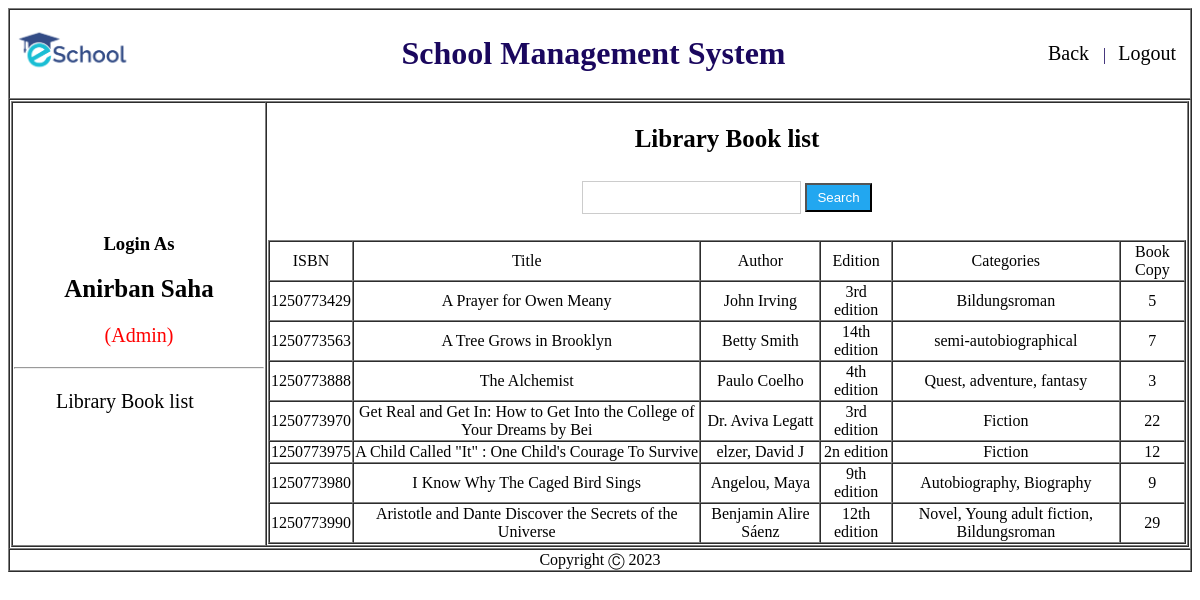
Screenshot of /Admin/view/libraryBook.php (signed in) with the database file from the repository.
### tables this page shows
CREATE TABLE `book_info` (
  `sl` int(11) NOT NULL,
  `isbn` varchar(30) NOT NULL,
  `title` varchar(70) NOT NULL,
  `author` varchar(70) NOT NULL,
  `edition` varchar(70) NOT NULL,
  `categories` varchar(100) NOT NULL,
  `bookfile` varchar(50) NOT NULL,
  `bookcopy` varchar(50) NOT NULL
);

### Admin/Model/bookModel.php (called while the page is built, shortened)
<?php
function allUserList(){
    $conn = getConnection();
    $sql = "select * from book_info";
    $result = mysqli_query($conn, $sql);
    $users =[];
		while($row = mysqli_fetch_assoc($result)){
			array_push($users, $row);
		}
		return $users;
}
 ?>

### Admin/View/libraryBook.php (the view, shortened to what this page needs)
<?php
	include('header.php');
	include_once('../model/bookModel.php');
	$UsersList = allUserList();
?>
<div id="sidebar" class="">
                <ul>
                  <li><a href="libraryBook.php">Library Book list</a></li>
                </ul>
							</div>
              </td>
              <td>
                <center><h2  >Library Book list</h2>
								<input type="text" name="name" id="name" onkeyup="ajax()" />
								<input type="button" name="" value="Search">
								</center>
								<br>
								<div id="myh1" class="">
									<?php
									echo "<table  border = 1 width='100%' cellspacing = 0  >
									<tr align = 'center'>
											<td>ISBN</td>
											<td>Title</td>
											<td>Author</td>
											<td>Edition</td>
											<td>Categories</td>
											<td>Book Copy</td>
									</tr>";
									for($i = 0; $i<count($UsersList); $i++){
											echo "<tr align = 'center'>
											<td>{$UsersList[$i]['isbn']}</td>
											<td>{$UsersList[$i]['title']}</td>
											<td>{$UsersList[$i]['author']}</td>
											<td>{$UsersList[$i]['edition']}</td>
											<td>{$UsersList[$i]['categories']}</td>
											<td>{$UsersList[$i]['bookcopy']}</td>
									</tr>";
									}
									echo "</table>";
									?>
								</div>
							</td>
            </tr>
          </table>
        </td>
      </tr>
<?php include('footer.php'); ?>

### Admin/View/header.php (shortened to what this page needs)
<!DOCTYPE html>
<html lang="en" dir="ltr">
  <head>
		<link rel="stylesheet" href="../Style/sidebar.css">
  </head>
  <body>
    <table border="1" cellspacing="0" width="100%" >
      <tr>
        <td>
          <table width="100%">
            <tr id="header">
              <td><a href="dashboard.php"><img height="50px" weight="50px" src="../Resources/logo.png" alt=""></a></td>
              <td align = "center"><h1>School Management System</h1></td>
              <td align = "right">
                <a href="dashboard.php">Back</a> |
                <a href="../Controller/logout.php"><span class="tab">Logout</a>
              </td>
            </tr>
          </table>
        </td>
      </tr>
      <tr>
        <td>
          <table width="100%" cellspacing="0" border="1">
            <tr id="navigation">
              <td width="250px">
                <center>
                  <h3>Login As</h3>
                  <h2>
										<a href="viewProfile.php"><?php echo $_COOKIE['name'];?></a>
									</h2>
                  <p>(Admin)</p>
                </center>
                <hr>

### Admin/View/footer.php
<tr>
  <td align="center" >Copyright Ⓒ 2023</td>
</tr>
</table>
</body>
</html>

### Admin/Style/sidebar.css (style rules this page uses)
#navigation h2 { font-size: 25px; text-align: center; }
#navigation h2 a { text-decoration: none; color: #000; }
#navigation p { color: red; font-size: 20px; }
#sidebar ul li { list-style-type: none; font-size: 20px; padding: 5px 2px; }
#sidebar ul li:last-child { border-bottom: 0; }
#sidebar ul li a { text-decoration: none; color: #000; }
#header { color: #1a075e; }
#header a { color: #000; text-decoration: none; font-size: 20px; margin-right: 10px; margin-left: inherit; }
.tab { padding-left: 8px; }
input[type=button] { background-color: #22A7F0; width: auto; color: white; padding: 5px 10px; cursor: pointer; }
input[type=text],input[type=email], input[type=password] { padding: 8px 20px; margin: 8px 0; display: inline-block; border: 1px solid #ccc; box-sizing: border-box; }

### rows the page displays
book_info: isbn "1250773429", title "A Prayer for Owen Meany", author "John Irving", edition "3rd edition", categories "Bildungsroman", bookcopy "5"
book_info: isbn "1250773563", title "A Tree Grows in Brooklyn", author "Betty Smith", edition "14th edition", categories "semi-autobiographical", bookcopy "7"
book_info: isbn "1250773888", title "The Alchemist", author "Paulo Coelho", edition "4th edition", categories "Quest, adventure, fantasy", bookcopy "3"
book_info: isbn "1250773970", title "Get Real and Get In: How to Get Into the College of Your Dreams by Bei", author "Dr. Aviva Legatt", edition "3rd edition", categories "Fiction", bookcopy "22"
book_info: isbn "1250773975", title "A Child Called \"It\" : One Child's Courage To Survive", author "elzer, David J", edition "2n edition", categories "Fiction", bookcopy "12"
book_info: isbn "1250773980", title "I Know Why The Caged Bird Sings", author "Angelou, Maya", edition "9th edition", categories "Autobiography, Biography", bookcopy "9"
book_info: isbn "1250773990", title "Aristotle and Dante Discover the Secrets of the Universe", author "Benjamin Alire Sáenz", edition "12th edition", categories "Novel, Young adult fiction, Bildungsroman", bookcopy "29"

### other values shown
$_COOKIE['name'] "Anirban Saha"
